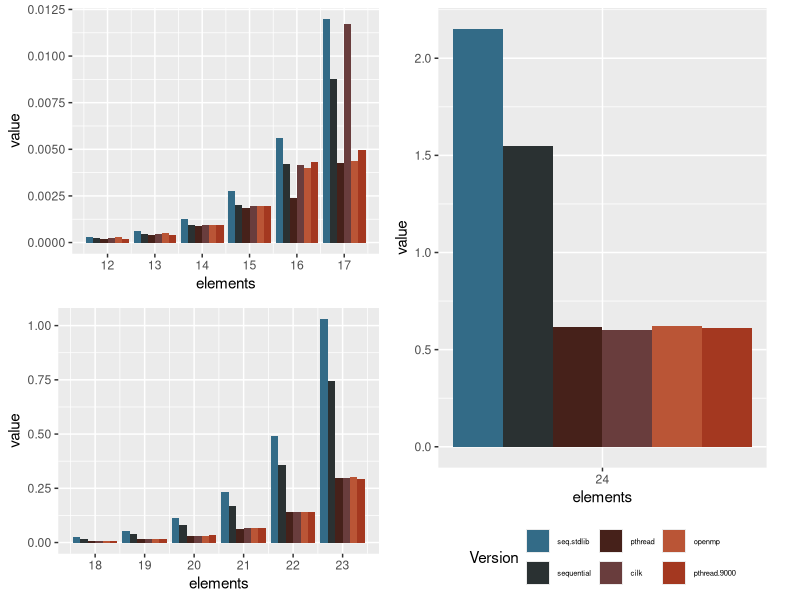

The R source for this figure:
## @knitr plotbarN
library(ggplot2)
library(reshape2)
library(gridExtra)
##script.dir <- dirname(sys.frame(1)$ofile)
rel.loc = "/../../outN.csv"
##pat = paste(script.dir, rel.loc,sep = '')
data.for.n <- read.csv('../../outN.csv', header = TRUE, sep = ',')
half.data = data.for.n[1:6,]
##print(half.data)
melted.data <- melt(half.data, id = "elements")
##print(melted.data)

Colors <- c( '#336B87', '#2A3132', '#46211A' , '#693D3D' , '#BA5536' , '#A43820')
plot1 <- ggplot(melted.data, aes(x = elements , y = value ,fill = variable)) +
  geom_bar( stat = "identity" , ,position = "dodge") + 
  scale_x_continuous(breaks = 12:24) +
  scale_fill_manual("Version" ,values = c("seq.stdlib" = Colors[1],
                                    "sequential" = Colors[2] ,
                                    "pthread" = Colors[3],
                                    "cilk" = Colors[4],
                                    "openmp" = Colors[5],
                                    "pthread.9000" = Colors[6])) + 
  theme(legend.position = "none")

half.data = data.for.n[7:12,]
melted.data <- melt(half.data, id = "elements")

Colors <- c( '#336B87', '#2A3132', '#46211A' , '#693D3D' , '#BA5536' , '#A43820')
plot2 <- ggplot(melted.data, aes(x = elements , y = value ,fill = variable)) +
  geom_bar( stat = "identity" , ,position = "dodge") + 
  scale_x_continuous(breaks = 12:24) +
  scale_fill_manual("Version" ,values = c("seq.stdlib" = Colors[1],
                                          "sequential" = Colors[2] ,
                                          "pthread" = Colors[3],
                                          "cilk" = Colors[4],
                                          "openmp" = Colors[5],
                                          "pthread.9000" = Colors[6]))+ 
  theme(legend.position = "none")
half.data = data.for.n[13,]
melted.data <- melt(half.data, id = "elements")

Colors <- c( '#336B87', '#2A3132', '#46211A' , '#693D3D' , '#BA5536' , '#A43820')
plot3 <- ggplot(melted.data, aes(x = elements , y = value ,fill = variable)) +
  geom_bar( stat = "identity" , ,position = "dodge") + 
  scale_x_continuous(breaks = 12:24) +
  scale_fill_manual("Version" ,values = c("seq.stdlib" = Colors[1],
                                          "sequential" = Colors[2] ,
                                          "pthread" = Colors[3],
                                          "cilk" = Colors[4],
                                          "openmp" = Colors[5],
                                          "pthread.9000" = Colors[6]))+ 
  theme(legend.direction = "horizontal", legend.position = "bottom" , legend.text  = element_text(size = rel(0.5))) 
  

grid.arrange(arrangeGrob(plot1 , plot2),plot3 ,  widths = c(6,6,0.4))
